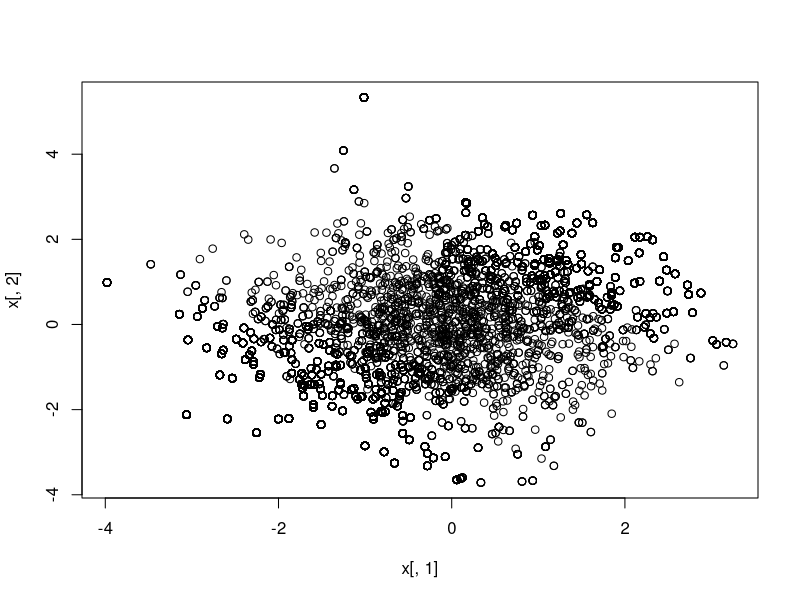

R code for this plot:
leapfrog <- function(x_init,p_init,K,h,grad_log_pi){
	p <- p_init
	x <- x_init 
	for(i in 1:K){
		p <- p + h/2 * grad_log_pi(x)
		x <- x + h * p
		p <- p + h/2 * grad_log_pi(x)
	}
	c(x,p)
}

HMC <- function(N,x_init,log_pi,K,h,grad_log_pi){
    d <- length(x_init)
	x.st <- matrix(NA,nrow=N,ncol=d)
	x <- x_init
	for(i in 1:N){
		p <- rnorm(d)
		updates <- leapfrog(x,p,K,h,grad_log_pi)
		x.prop <- updates[1:d] 
		p.prop <- updates[(d+1):(2*d)]
		log.acc <- log_pi(x.prop) - log_pi(x) + 
				norm(p,type="2")^2 - norm(p.prop,type="2")^2
		if(runif(1)<exp(log.acc)) x = x.prop 
		x.st[i,] <- x 
	}
	x.st 
}

#Note logpi is defined up to an additive constant
set.seed(1)
log_pi <- function(x) -sum(x^2)/2
grad_log_pi <- function(x) -sum(x) 
N<-1e+5
x_init <- c(0,0)
h <- 1/20
K <- 20
x <- HMC(N,x_init,log_pi,K,h,grad_log_pi)
plot(x[,1],x[,2])